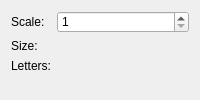
           <widget class="QWidget" name="layoutWidget_10">
            <layout class="QVBoxLayout" name="verticalLayout_35">
             <item>
              <layout class="QFormLayout" name="formLayout_4">
               <item row="0" column="0">
                <widget class="QLabel" name="label_105">
                 <property name="text">
                  <string>Scale:</string>
                 </property>
                </widget>
               </item>
               <item row="0" column="1">
                <widget class="QSpinBox" name="sBoxScale">
                 <property name="styleSheet">
                  <string notr="true">color: rgb(0, 0, 0);</string>
                 </property>
                 <property name="minimum">
                  <number>1</number>
                 </property>
                 <property name="maximum">
                  <number>20</number>
                 </property>
                </widget>
               </item>
               <item row="1" column="0">
                <widget class="QLabel" name="label_106">
                 <property name="text">
                  <string>Size:</string>
                 </property>
                </widget>
               </item>
               <item row="1" column="1">
                <widget class="QLabel" name="labelSize">
                 <property name="styleSheet">
                  <string notr="true">color: rgb(255, 255, 255);</string>
                 </property>
                 <property name="text">
                  <string/>
                 </property>
                </widget>
               </item>
               <item row="2" column="0">
                <widget class="QLabel" name="label_107">
                 <property name="text">
                  <string>Letters:</string>
                 </property>
                </widget>
               </item>
               <item row="2" column="1">
                <widget class="QLabel" name="labelSizeText">
                 <property name="text">
                  <string/>
                 </property>
                </widget>
               </item>
              </layout>
             </item>
             <item>
              <spacer name="verticalSpacer_5">
               <property name="orientation">
                <enum>Qt::Vertical</enum>
               </property>
               <property name="sizeType">
                <enum>QSizePolicy::Fixed</enum>
               </property>
               <property name="sizeHint" stdset="0">
                <size>
                 <width>20</width>
                 <height>13</height>
                </size>
               </property>
              </spacer>
             </item>
            </layout>
           </widget>
